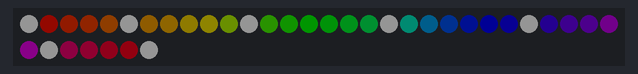
Recording of a sketch running on a simulated Arduino Uno, built with avr-gcc and run on an emulated ATmega328P. Parts: 37 RGB LEDs in strip order, left to right, continuing on the next row. Dim RGB values are drawn brighter than linear.

Above: at 0.15 s.
At 1.35 s:
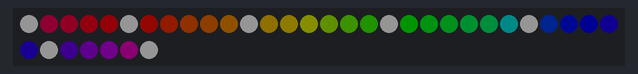
At 2.25 s:
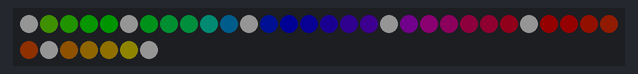
At 4.36 s:
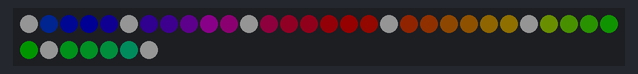
At 7.06 s:
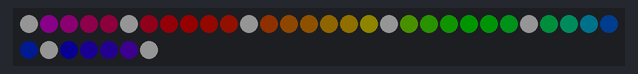
At 10.06 s:
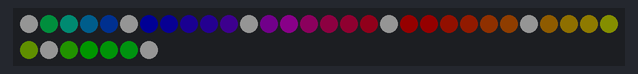

The sketch:

output_NeoHex.ino
```cpp
#include <Wire.h>

// Dokumentation fuer FastLED gibt es hier: https://fastled.io/docs/index.html
#include "FastLED.h"

// Pin, mit dem die Datenleitung des NeoHex Boards verbunden ist
#define Neopixel_PIN 2
// Anzahl der LEDs auf dem Board
#define NUM_LEDS 37

CRGB leds[NUM_LEDS];

// Globale Variable, die den Start-Farbton fuer die "fill_rainbow" Funktion speichert
uint8_t gHue = 0;

void setup() {
  Serial.begin(115200);

  // Neopixel initialisieren
  FastLED.addLeds<WS2811, Neopixel_PIN, GRB>(leds, NUM_LEDS)
    .setCorrection(TypicalLEDStrip);  // Farbkorrektur, einfach so lassen.

  // LED Helligkeit zwischen 0 (dunkel) und 255 (SEHR hell).
  // 255 braucht auch relativ viel Strom, am Laptop eventuell nicht moeglich.
  FastLED.setBrightness(20);
}

void loop() {
  // Setzt die Farben im "leds" array automatisch so, dass sich ein Regenbogen ergibt.
  // Der Startfarbton ist in "gHue" gespeichert und wird
  fill_rainbow(leds, NUM_LEDS, gHue, 7);


  // Hier wird gezeigt, wie einzelne LEDs angesteuert werden.
  // Es sollte sich eine diagonale Linie aus weissen LEDs ergeben.
  // Wenn man die LEDs der Reihe nach abzaehlt (und bei 0 zu zaehlen beginnt),
  // dann sollte man genau auf die Indices in den eckigen Klammern kommen.
  // Die 255 bedeutet volle Helligkeit bei der Farbe.
  // Wenn rot, gruen und blau gleich hell sind, ergibt sich weiss.
  leds[0] = CRGB(255, 255, 255);
  leds[5] = CRGB(255, 255, 255);
  leds[11] = CRGB(255, 255, 255);
  leds[18] = CRGB(255, 255, 255);
  leds[25] = CRGB(255, 255, 255);
  leds[31] = CRGB(255, 255, 255);
  leds[36] = CRGB(255, 255, 255);

  // LED Farben auf dem Board ausgeben
  FastLED.show();

  // Nur, wenn 50 ms abgelaufen sind, wird "gHue" hochgezählt.
  // Achtung: Hier kein delay verwenden, die Schleife sollte moeglichst schnell hintereinander immer wieder ausgefuehrt werden.
  EVERY_N_MILLISECONDS(2) {
    gHue++;
  }
}
```

Measured:
- by itself, everything shown: repeats every 9.6 s, in 32 steps
